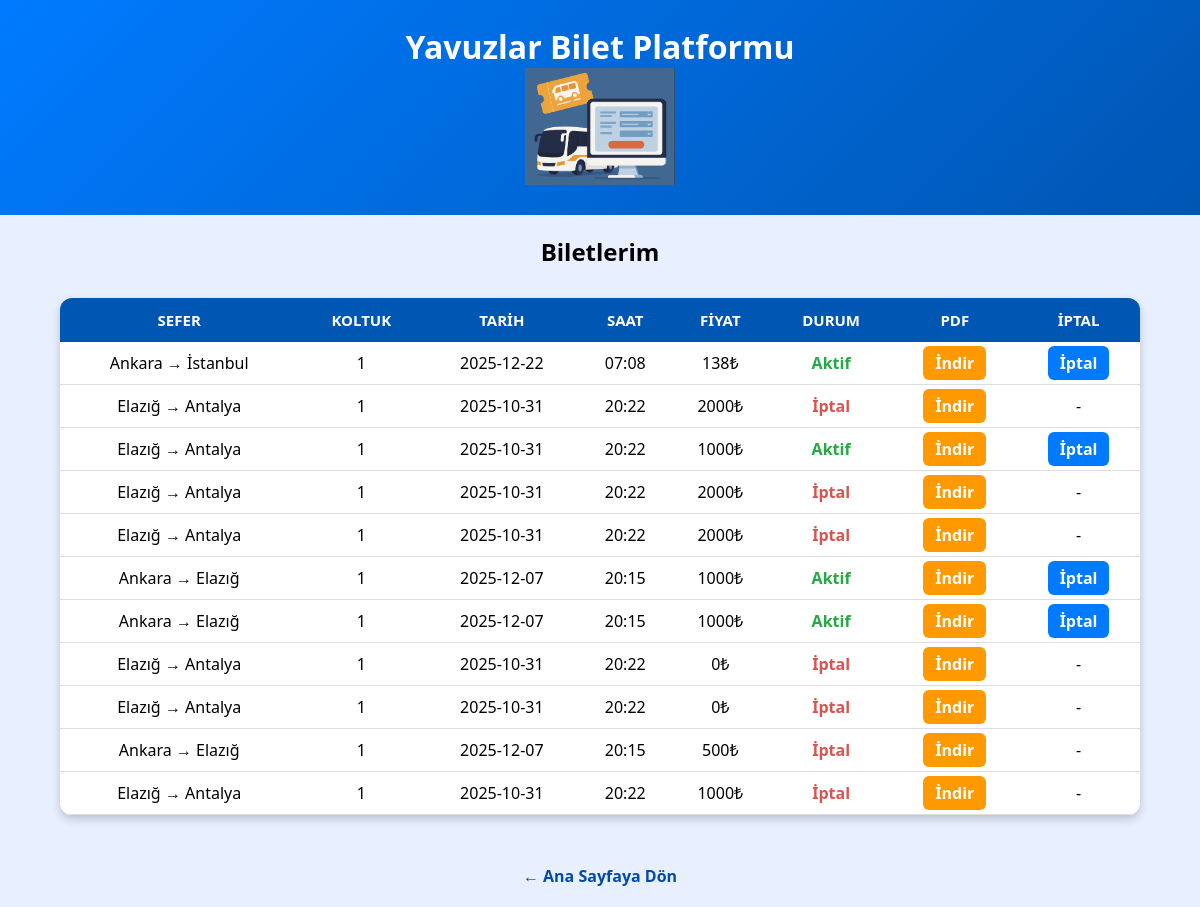
The app's page /my.php (signed in) with its own data.
### tables this page shows
CREATE TABLE tickets (
      id INTEGER PRIMARY KEY,
      user_id INTEGER,
      trip_id INTEGER,
      seat_no INTEGER,
      price_paid INTEGER,
      created_at TEXT,
      status TEXT DEFAULT 'active'
  , coupon_code TEXT);

CREATE TABLE trips (
      id INTEGER PRIMARY KEY,
      firm_id INTEGER,
      from_city TEXT,
      to_city TEXT,
      date TEXT,
      time TEXT,
      price INTEGER,
      seat_count INTEGER
  );

### public/my.php (the view, shortened to what this page needs)
<?php
$user = current_user();
$pdo = db();
$st = $pdo->prepare("
  SELECT t.id AS ticket_id, tr.from_city, tr.to_city, tr.date, tr.time, t.price_paid, t.seat_no, t.status
  FROM tickets t
  JOIN trips tr ON t.trip_id = tr.id
  WHERE t.user_id = ?
  ORDER BY t.id DESC
");
$st->execute([$user['id']]);
$tickets = $st->fetchAll(PDO::FETCH_ASSOC);
?>
<!doctype html>
<html lang="tr">
<head>
</head>
<body>
<header>
  <h1>Yavuzlar Bilet Platformu</h1>
  <img src="css/bus.png" width="150" alt="Yavuzlar Turizm Otobüsü">
</header>
<h2>Biletlerim</h2>
<?php if (count($tickets) > 0): ?>
<table>
  <tr>
    <th>SEFER</th>
    <th>KOLTUK</th>
    <th>TARİH</th>
    <th>SAAT</th>
    <th>FİYAT</th>
    <th>DURUM</th>
    <th>PDF</th>
    <th>İPTAL</th>
  </tr>
  <?php foreach($tickets as $t): ?>
    <tr>
      <td><?=htmlspecialchars($t['from_city'])?> → <?=htmlspecialchars($t['to_city'])?></td>
      <td><?=$t['seat_no']?></td>
      <td><?=$t['date']?></td>
      <td><?=$t['time']?></td>
      <td><?=$t['price_paid']?>₺</td>
      <td>
        <?php if ($t['status'] === 'active'): ?>
          <span class="status-active">Aktif</span>
        <?php else: ?>
          <span class="status-cancelled">İptal</span>
        <?php endif; ?>
      </td>
      <td><a class="btn btn-pdf" href="ticket_pdf.php?id=<?=$t['ticket_id']?>">İndir</a></td>
      <td>
        <?php if ($t['status'] === 'active'): ?>
          <a class="btn btn-cancel" href="cancel_ticket.php?id=<?=$t['ticket_id']?>" onclick="return confirm('Bu bileti iptal etmek istediğine emin misin?')">İptal</a>
        <?php else: ?>
          -
        <?php endif; ?>
      </td>
    </tr>
  <?php endforeach; ?>
</table>
<?php else: ?>
  <p>Henüz bir bilet satın almadınız.</p>
<?php endif; ?>
<a class="return" href="index.php">← Ana Sayfaya Dön</a>
</body>
</html>

### public/my.php (style rules this page uses)
body { font-family: 'Segoe UI', sans-serif; background: #e8f0ff; margin: 0; text-align: center; }
header { background: linear-gradient(135deg, #007bff, #0056b3); color: white; padding: 25px 0; }
h1 { margin: 0; }
table { width: 90%; margin: 30px auto; border-collapse: collapse; background: white; border-radius: 12px; overflow: hidden; box-shadow: 0 4px 10px rgba(0,0,0,0.2); }
th { background: #0056b3; color: white; padding: 12px; font-size: 15px; }
td { padding: 10px; border-bottom: 1px solid #ddd; }
.status-active { color: #28a745; font-weight: bold; }
.status-cancelled { color: #d9534f; font-weight: bold; }
.btn { padding: 6px 12px; border-radius: 6px; font-weight: bold; text-decoration: none; }
.btn-pdf { background: #ff9900; color: white; }
.btn-cancel { background: #007bff; color: white; }
a.return { display: inline-block; margin: 20px 0; color: #004AAD; text-decoration: none; font-weight: bold; }

### records on screen
tickets: trip.from_city "Ankara", trip.to_city "İstanbul", seat_no "1", trip.date "2025-12-22", trip.time "07:08", price_paid "138", status "Aktif"
tickets: trip.from_city "Elazığ", trip.to_city "Antalya", seat_no "1", trip.date "2025-10-31", trip.time "20:22", price_paid "2000", status "İptal"
tickets: trip.from_city "Elazığ", trip.to_city "Antalya", seat_no "1", trip.date "2025-10-31", trip.time "20:22", price_paid "1000", status "Aktif"
tickets: trip.from_city "Elazığ", trip.to_city "Antalya", seat_no "1", trip.date "2025-10-31", trip.time "20:22", price_paid "2000", status "İptal"
tickets: trip.from_city "Elazığ", trip.to_city "Antalya", seat_no "1", trip.date "2025-10-31", trip.time "20:22", price_paid "2000", status "İptal"
tickets: trip.from_city "Ankara", trip.to_city "Elazığ", seat_no "1", trip.date "2025-12-07", trip.time "20:15", price_paid "1000", status "Aktif"
tickets: trip.from_city "Ankara", trip.to_city "Elazığ", seat_no "1", trip.date "2025-12-07", trip.time "20:15", price_paid "1000", status "Aktif"
tickets: trip.from_city "Elazığ", trip.to_city "Antalya", seat_no "1", trip.date "2025-10-31", trip.time "20:22", price_paid "0", status "İptal"
tickets: trip.from_city "Elazığ", trip.to_city "Antalya", seat_no "1", trip.date "2025-10-31", trip.time "20:22", price_paid "0", status "İptal"
tickets: trip.from_city "Ankara", trip.to_city "Elazığ", seat_no "1", trip.date "2025-12-07", trip.time "20:15", price_paid "500", status "İptal"
tickets: trip.from_city "Elazığ", trip.to_city "Antalya", seat_no "1", trip.date "2025-10-31", trip.time "20:22", price_paid "1000", status "İptal"
